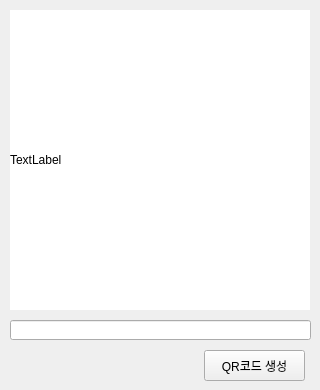
<?xml version="1.0" encoding="UTF-8"?>
<ui version="4.0">
 <class>Form</class>
 <widget class="QWidget" name="Form">
  <property name="geometry">
   <rect>
    <x>0</x>
    <y>0</y>
    <width>320</width>
    <height>390</height>
   </rect>
  </property>
  <property name="windowTitle">
   <string>QR코드 생성기</string>
  </property>
  <widget class="QLabel" name="lblQrcode">
   <property name="geometry">
    <rect>
     <x>10</x>
     <y>10</y>
     <width>300</width>
     <height>300</height>
    </rect>
   </property>
   <property name="autoFillBackground">
    <bool>false</bool>
   </property>
   <property name="styleSheet">
    <string notr="true">background-color:white;
</string>
   </property>
   <property name="text">
    <string>TextLabel</string>
   </property>
  </widget>
  <widget class="QLineEdit" name="txtQrData">
   <property name="geometry">
    <rect>
     <x>10</x>
     <y>320</y>
     <width>301</width>
     <height>20</height>
    </rect>
   </property>
  </widget>
  <widget class="QPushButton" name="btnGenerate">
   <property name="geometry">
    <rect>
     <x>204</x>
     <y>350</y>
     <width>101</width>
     <height>31</height>
    </rect>
   </property>
   <property name="text">
    <string>QR코드 생성</string>
   </property>
  </widget>
 </widget>
 <resources/>
 <connections/>
</ui>
